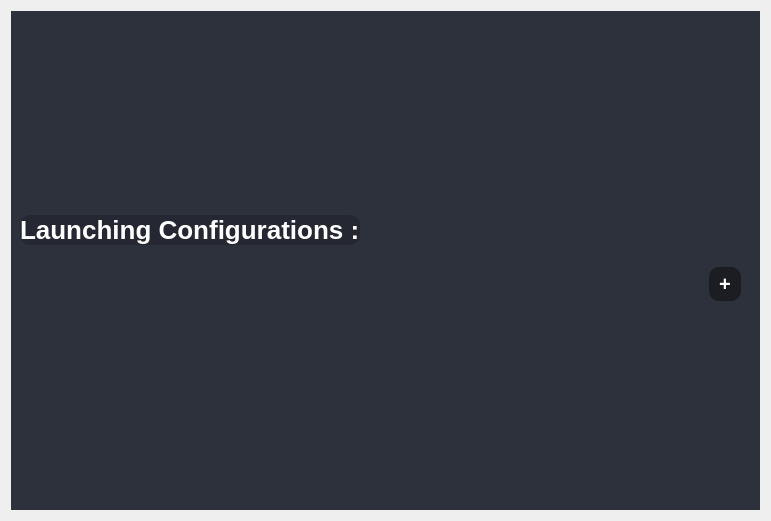
<?xml version="1.0" encoding="UTF-8"?>
<ui version="4.0">
 <class>launching_config</class>
 <widget class="QWidget" name="launching_config">
  <property name="geometry">
   <rect>
    <x>0</x>
    <y>0</y>
    <width>771</width>
    <height>521</height>
   </rect>
  </property>
  <property name="windowTitle">
   <string>Form</string>
  </property>
  <property name="styleSheet">
   <string notr="true">/* QFrame */
QFrame {
	border-radius: 15px;
	background-color: rgb(37, 40, 50);
}
/* Label */
QLabel{
	color: rgb(255, 255, 255);
font-size:22px;
font:normal;

}
/* ToolButton */
QToolButton {
	border: 0px;
	width: 28px;
	height: 28px;
	background-color: transparent;
	color: rgb(255, 255, 255);
	border-radius: 15px;
}
QToolButton:hover {
	background-color: rgb(57, 65, 80);
	border: 2px solid rgb(61, 70, 86);
}
QToolButton:pressed {
	background-color: rgb(35, 40, 49);
	border: 2px solid rgb(43, 50, 61);
}
/* Button */
QPushButton {
	border: 0px solid rgb(52, 59, 72);
	color: rgb(255, 255, 255);
	border-radius: 10px;
    background-color:#1b1d23;
	color: rgb(255, 255, 255);
	margin:10px;
	padding:5px;
font:bold 20px;
}
QPushButton:hover {
	background-color: rgb(57, 65, 80);
	border: 5px solid transparent;
}
QPushButton:pressed {
	background-color: rgb(35, 40, 49);
	border: 7px solid transparent;
}
QPushButton:disabled {
	background-color: rgb(102, 109, 122);
	color: rgb(168, 168, 168);
}
/* ComboBox */
QScrollBar:horizontal {
	border: none;
	background: rgb(52, 59, 72);
	height: 14px;
	margin: 0px 21px 0 21px;
	border-radius: 0px;
}
QFrame QScrollBar:vertical {
	border: none;
	background: rgb(52, 59, 72);
	width: 14px;
	margin: 21px 0 21px 0;
	border-radius: 0px;
}

QScrollBar::handle:horizontal {
	background: rgb(85, 170, 255);
	min-width: 25px;
	border-radius: 7px
}
QScrollBar::add-line:horizontal {
	border: none;
	background: rgb(55, 63, 77);
	width: 20px;
	border-top-right-radius: 7px;
	border-bottom-right-radius: 7px;
	subcontrol-position: right;
	subcontrol-origin: margin;
}
QScrollBar::sub-line:horizontal {
	border: none;
	background: rgb(55, 63, 77);
	width: 20px;
	border-top-left-radius: 7px;
	border-bottom-left-radius: 7px;
	subcontrol-position: left;
	subcontrol-origin: margin;
}
QScrollBar::up-arrow:horizontal, QScrollBar::down-arrow:horizontal
{
	background: none;
}
QScrollBar::add-page:horizontal, QScrollBar::sub-page:horizontal
{
	background: none;
}
QScrollBar::handle:vertical {
	background: rgb(85, 170, 255);
	min-height: 25px;
	border-radius: 7px
}
QScrollBar::add-line:vertical {
	border: none;
	background: rgb(55, 63, 77);
	height: 20px;
	border-bottom-left-radius: 7px;
	border-bottom-right-radius: 7px;
	subcontrol-position: bottom;
	subcontrol-origin: margin;
}
QScrollBar::sub-line:vertical {
	border: none;
	background: rgb(55, 63, 77);
	height: 20px;
	border-top-left-radius: 7px;
	border-top-right-radius: 7px;
	subcontrol-position: top;
	subcontrol-origin: margin;
}
QScrollBar::up-arrow:vertical, QScrollBar::down-arrow:vertical {
	background: none;
}
QScrollBar::add-page:vertical, QScrollBar::sub-page:vertical {
	background: none;
}
QComboBox {
	background-color: rgb(52, 59, 72);
	border: 1px solid rgb(49, 54, 65);
	height: 30px;
	border-radius: 10px;
	padding-left: 10px;
	padding-right: 15px;
	color: rgb(255, 255, 255);
    font-size:22px;
    font:normal; 
}
QComboBox QAbstractItemView {
    background-color:rgb(27, 29, 35);
	border: 0px;
	color: #fff;
    selection-background-color: rgb(22, 51, 79);
    outline: none;
}
QComboBox QAbstractItemView::item:selected {
    background-color: rgb(22, 51, 79);
}
QComboBox::drop-down {
	border: 0px;
}
QComboBox::down-arrow{
	image: url(&quot;:/icons/icons/cil-chevron-bottom.png&quot;);
	width:15px;
	height:15px;
	margin-right:15px;
}
QComboBox:on {
	border: 0px solid rgb(61, 70, 86);
	background-color: rgb(57, 65, 80)
}
QComboBox QListView {
	background-color: rgb(27, 29, 35);
	border-radius: 10px;
	color: #FFF;
	padding: 10px;
}
QComboBox:disabled {
	background-color: #808080;
}
/* QGroupBox  */
QGroupBox::title{
	color: rgb(255, 255, 255);
	margin-top: 10px;
	bottom: 20px;
}
QGroupBox{
	margin-top: 10px;
	background-color: transparent;
    border: 1px solid rgb(255, 255, 255);
	padding-top: 20px;
}
/* LineEdit */
QLineEdit{
	border: 0px solid rgb(37, 39, 48);
	height: 30px;
	border-radius: 15px;
	color: white;
	padding-left: 20px;
	padding-right: 20px;
	background-color: rgb(27, 29, 35);
	font-size:20px;
}
QLineEdit:hover{
	border: 2px solid rgb(64, 71, 88)
}
QLineEdit:focus{
	border: 3px solid rgb(91, 101, 124);
	color: white;
}
QLineEdit:disabled {
	background-color: #808080;
}
/* Table */
QFrame QScrollBar:horizontal {
    border: none;
    background: rgb(52, 59, 72);
    height: 14px;
    margin: 0px 21px 0 21px;
	border-radius: 0px;
}
 QFrame QScrollBar:vertical {
	border: none;
    background: rgb(52, 59, 72);
    width: 14px;
    margin: 21px 0 21px 0;
	border-radius: 0px;
 }
QScrollBar::handle:horizontal {
    background: rgb(85, 170, 255);
    min-width: 25px;
	border-radius: 7px
}
QScrollBar::add-line:horizontal {
    border: none;
    background: rgb(55, 63, 77);
    width: 20px;
	border-top-right-radius: 7px;
    border-bottom-right-radius: 7px;
    subcontrol-position: right;
    subcontrol-origin: margin;
}
QScrollBar::sub-line:horizontal {
    border: none;
    background: rgb(55, 63, 77);
    width: 20px;
	border-top-left-radius: 7px;
    border-bottom-left-radius: 7px;
    subcontrol-position: left;
    subcontrol-origin: margin;
}
QScrollBar::up-arrow:horizontal, QScrollBar::down-arrow:horizontal
{
     background: none;
}
QScrollBar::add-page:horizontal, QScrollBar::sub-page:horizontal
{
     background: none;
}
 QScrollBar::handle:vertical {
	background: rgb(85, 170, 255);
    min-height: 25px;
	border-radius: 7px
 }
 QScrollBar::add-line:vertical {
     border: none;
    background: rgb(55, 63, 77);
     height: 20px;
	border-bottom-left-radius: 7px;
    border-bottom-right-radius: 7px;
     subcontrol-position: bottom;
     subcontrol-origin: margin;
 }
 QScrollBar::sub-line:vertical {
	border: none;
    background: rgb(55, 63, 77);
     height: 20px;
	border-top-left-radius: 7px;
    border-top-right-radius: 7px;
     subcontrol-position: top;
     subcontrol-origin: margin;
 }
 QScrollBar::up-arrow:vertical, QScrollBar::down-arrow:vertical {
     background: none;
 }
 QScrollBar::add-page:vertical, QScrollBar::sub-page:vertical {
     background: none;
 }
QHeaderView::section{
	Background-color: rgb(39, 44, 54);
	border: 1px solid rgb(44, 49, 60);
	color: white;
	border-style: none;
    border-bottom: 1px solid rgb(44, 49, 60);
    border-right: 1px solid rgb(44, 49, 60);
}
/* Splitter */
QSplitter::handle{
	background-color: gray;
border-radius:7px;
font:normal;
font-size:22px;
padding-left:8px
}
QGroupBox
{
font:22px;
font:bold;
border-color:white;
}
QCheckBox
{
    font-size:22px;
    font:normal; 
}
QSpinBox
{

background-color:#1b1d23;
border-radius:7px;
font:normal;
font-size:22px;
padding-left:8px
}</string>
  </property>
  <layout class="QGridLayout" name="gridLayout">
   <item row="0" column="1">
    <widget class="QScrollArea" name="lanch_conf_scrollArea">
     <property name="styleSheet">
      <string notr="true">color:white;
background-color:#2c313b;
</string>
     </property>
     <property name="widgetResizable">
      <bool>true</bool>
     </property>
     <widget class="QWidget" name="lanch_conf_Hlayout">
      <property name="geometry">
       <rect>
        <x>0</x>
        <y>0</y>
        <width>749</width>
        <height>499</height>
       </rect>
      </property>
      <layout class="QVBoxLayout" name="verticalLayout_3">
       <item>
        <layout class="QVBoxLayout" name="lanch_conf_VLayout">
         <property name="topMargin">
          <number>5</number>
         </property>
         <item>
          <layout class="QHBoxLayout" name="Title_HLayout">
           <property name="spacing">
            <number>0</number>
           </property>
           <property name="bottomMargin">
            <number>6</number>
           </property>
           <item>
            <widget class="QLabel" name="Title">
             <property name="sizePolicy">
              <sizepolicy hsizetype="Fixed" vsizetype="Fixed">
               <horstretch>20</horstretch>
               <verstretch>0</verstretch>
              </sizepolicy>
             </property>
             <property name="styleSheet">
              <string notr="true">background-color:#252832;
font-size:26px;
font:bold;
border-radius:10px;
</string>
             </property>
             <property name="text">
              <string>Launching Configurations :</string>
             </property>
             <property name="margin">
              <number>10</number>
             </property>
            </widget>
           </item>
           <item>
            <spacer name="Title_HSpacer">
             <property name="orientation">
              <enum>Qt::Horizontal</enum>
             </property>
             <property name="sizeHint" stdset="0">
              <size>
               <width>420</width>
               <height>20</height>
              </size>
             </property>
            </spacer>
           </item>
          </layout>
         </item>
         <item>
          <layout class="QHBoxLayout" name="Add_Hlayout">
           <property name="spacing">
            <number>1</number>
           </property>
           <item>
            <spacer name="Add_HSpacer">
             <property name="orientation">
              <enum>Qt::Horizontal</enum>
             </property>
             <property name="sizeType">
              <enum>QSizePolicy::Expanding</enum>
             </property>
             <property name="sizeHint" stdset="0">
              <size>
               <width>652</width>
               <height>20</height>
              </size>
             </property>
            </spacer>
           </item>
           <item>
            <widget class="QPushButton" name="Add_PushButton">
             <property name="sizePolicy">
              <sizepolicy hsizetype="Fixed" vsizetype="Fixed">
               <horstretch>1</horstretch>
               <verstretch>0</verstretch>
              </sizepolicy>
             </property>
             <property name="layoutDirection">
              <enum>Qt::RightToLeft</enum>
             </property>
             <property name="styleSheet">
              <string notr="true">    background-color:#1b1d23;
padding-right:10px;
padding-left:10px;
</string>
             </property>
             <property name="text">
              <string>+</string>
             </property>
            </widget>
           </item>
          </layout>
         </item>
        </layout>
       </item>
      </layout>
     </widget>
    </widget>
   </item>
  </layout>
 </widget>
 <resources/>
 <connections/>
</ui>
